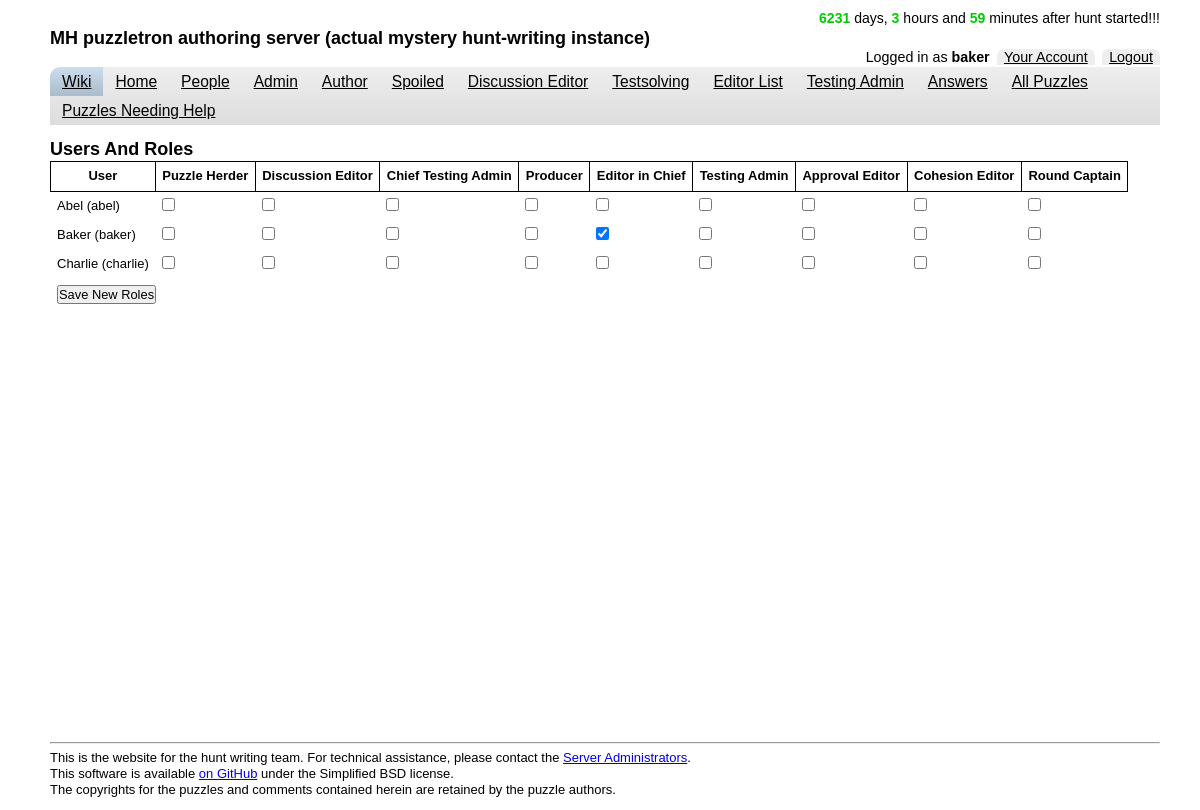
Screenshot of /user-roles.php (signed in) with the database file from the repository.
### tables this page shows
CREATE TABLE `users` (
  `uid` int(4) unsigned NOT NULL AUTO_INCREMENT,
  `username` varchar(32) NOT NULL,
  `password` blob NOT NULL DEFAULT '' COMMENT 'password_hash(''password'')',
  `email` varchar(255) NOT NULL,
  `fullname` varchar(255) NOT NULL DEFAULT '',
  `picture` varchar(255) DEFAULT NULL,
  `email_level` tinyint(1) DEFAULT '1',
  PRIMARY KEY (`uid`),
  UNIQUE KEY `username` (`username`),
  UNIQUE KEY `email` (`email`)
);

CREATE TABLE `roles` (
  `id` int(10) unsigned NOT NULL AUTO_INCREMENT,
  `name` varchar(64) NOT NULL,
  `seeAllPuzzles` tinyint(1) NOT NULL,
  `becomeEditor` tinyint(1) NOT NULL,
  `administerServer` tinyint(1) NOT NULL,
  `changeAnswers` tinyint(1) NOT NULL,
  `beTestAdmin` tinyint(1) NOT NULL,
  `beBlind` tinyint(1) NOT NULL,
  `beLurker` tinyint(1) NOT NULL,
  `changePuzzleStatus` tinyint(1) NOT NULL,
  `autoSubWhenEditing` tinyint(1) NOT NULL,
  `becomeRoundCaptain` tinyint(1) NOT NULL,
  `becomeApprover` tinyint(1) NOT NULL,
  PRIMARY KEY (`id`),
  UNIQUE KEY `name` (`name`)
);

### utils.php (called while the page is built, shortened)
<?php
require_once "db-func.php";
function getUserUsername($uid) {
    $sql = sprintf("SELECT username FROM users WHERE uid='%s'", mysql_real_escape_string($uid));
    return get_element($sql);
}
function getNonAdminRoles() {
    return get_row_dicts("SELECT roles.* FROM roles WHERE roles.administerServer = 0 OR roles.administerServer is null");
}
function getAllUsersAndNonAdminRoles() {
    $sql = sprintf("SELECT u.uid, u.username, u.fullname, r.role_id " .
        "FROM users u " .
        "LEFT JOIN " .
        "(SELECT ur.uid, ur.role_id " .
        "FROM user_role ur ".
        "LEFT JOIN roles ON ur.role_id = roles.id ".
        "WHERE roles.administerServer = 0 OR roles.administerServer is null) r " .
        "ON u.uid = r.uid " .
        "ORDER BY u.username");
    return get_row_dicts($sql);
}

### db-func.php (called while the page is built, shortened)
<?php
require_once "html.php";
function query_db($query) {
    $result = mysql_query($query);
    return $result;
}
function get_row($query) {
    $result = query_db($query);
    $r = mysql_fetch_array($result);
    return $r;
}
function get_row_dicts($query) {
    $result = query_db($query);
    $rows = array();
    while ($r = mysql_fetch_assoc($result)) {
        $rows[] = $r;
    }
    return $rows;
}
function get_element($query) {
    $r = get_row($query);
    if ($r == NULL) {
        return NULL;
    } else {
        return $r[0];
    }
}

### user-roles.php (the view, shortened to what this page needs)
<?php
require_once "html.php";
require_once "db-func.php";
require_once "utils.php";
head("users-roles");
print themeUserRoleForm();
foot();
function themeUserRoleForm() {
    $html = '<h1>Users And Roles</h1>';
    $html .= '<form method="post" action="user-roles.php">' . "\n";
    $html .= '<input type="hidden" name="changeroles" value="true"/>' . "\n";
    $html .= '<table class="user-roles">' . "\n";
    $roles = getNonAdminRoles();
    $role_lookup = array();
    $html .= "<tr>\n<th>User</th>\n";
    foreach ($roles as $r) {
        $html .= "<th>{$r['name']}</th>\n";
        $role_lookup[$r['id']] = $r['name'];
    }
    $html .= "</tr>\n";
    $users_roles = getAllUsersAndNonAdminRoles();
    $user_role_map = array();
    $user_name_map = array();
    foreach ($users_roles as $ur) {
        $user_role_map[$ur['uid']][$ur['role_id']] = true;
        $fullname = htmlspecialchars($ur['fullname']);
        $username = htmlspecialchars($ur['username']);
        $user_name_map[$ur['uid']] = "{$fullname} ({$username})";
    }
    foreach ($user_name_map as $uid => $username) {
        $html .= "<tr><td>{$username}</td>\n";
        foreach (array_keys($role_lookup) as $rid) {
            $html .= "<td>";
            $checked = isset($user_role_map[$uid][$rid]) ? 'checked' : '';
            $html .= "<input type=\"checkbox\" {$checked} name=\"user_{$uid}_{$rid}\" value=\"1\"/>";
            $html .= "</td>";
        }
        $html .= "</tr>\n";
    }
    $html .= "<tr>\n<td colspan=3><input type=\"submit\" value=\"Save New Roles\"></td>\n</tr>\n";
    $html .= "</table>\n";
    $html .= "</form>\n";
    return $html;
}

### html.php (shortened to what this page needs)
<?php
require_once "utils.php";
function echoNav($isselected, $href, $linktext, $condition) {
    if ($condition) {
        $navclass = $isselected ? "selnav" : "nav";
        echo "<li class='nav'><a class='$navclass' href='$href'>$linktext</a></li>\n";
    }
}
function fullTitle() {
    return 'MH' . HUNT_YEAR . ' puzzletron authoring server (' . (DEVMODE ? 'test/dev' : (PRACMODE ? 'practice' : 'actual mystery hunt-writing')) . ' instance)';
}
function head($selnav = "", $title = -1) {
$hunt = mktime(12, 17, 00, 1, HUNT_DOM, HUNT_YEAR);
$now = time();
$timediff = abs($hunt-$now);
$days = (int)($timediff/(60 * 60 * 24));
$hrs = (int)($timediff/(60 * 60))-(24*$days);
$mins = (int)($timediff/(60))-(24*60*$days)-(60*$hrs);
$cdmsg = "";
if ($now > $hunt) {
    $cdmsg = "after hunt started!!!";
    $cdclass = "cunum";
} else {
    $cdmsg = "left until hunt.";
    $cdclass = "cdnum";
}
?>
<!DOCTYPE html PUBLIC "-//W3C//DTD HTML 4.01 Transitional//EN" "http://www.w3.org/TR/html4/loose.dtd">
<html xmlns="http://www.w3.org/1999/xhtml">
<head>
    <link rel="stylesheet" type="text/css" href="css/reset-min.css" />
    <link rel="stylesheet" type="text/css" href="css/base-min.css" />
    <link rel="stylesheet" type="text/css" href="css/fonts-min.css" />
    <link rel="stylesheet" type="text/css" href="css/style.css" />
</head>
<body>
<div id="container">
    <div id="header">
        <div id="top">
            <div id="countdowndiv">
                <span id="countdown">
                <?php
                    if ($days !== 0) {
                        $daypl = $days === 1 ? "" : "s";
                        echo "<span class=\"$cdclass\">$days</span> day$daypl, ";
                    }
                    $hrpl =  $hrs  === 1 ? "" : "s";
                    echo "<span class=\"$cdclass\">$hrs</span> hour$hrpl and ";
                    $minpl = $mins === 1 ? "" : "s";
                    echo "<span class=\"$cdclass\">$mins</span> minute$minpl $cdmsg";
                ?>
                </span>
            </div>
            <div id="titlediv">
                <h1><?php echo fullTitle(); ?></h1>
            </div>
            <div id="logindiv">
<?php if (isset($_SESSION['uid'])) {
    echo 'Logged in as <strong>' . getUserUsername($_SESSION['uid']) . '</strong>';
    echo '<a href="account.php"' . ($selnav == "account" ? ' class="accsel"' : "") . '>Your Account</a>';
    if (!TRUST_REMOTE_USER) { echo '<a href="logout.php">Logout</a>'; }
} else { ?>
                <span class="notloggedin">Not logged in</span> <a href="login.php">Login</a>
        <?php } ?>
            </div>
        </div>
        <div id="navbar">
            <ul class="nav">
                <li class="nav"><a class="nav wikinav" target="_blank" href="<?php echo WIKI_URL; ?> ">Wiki</a></li>
<?php
echoNav($selnav == "home", "index.php", "Home", true);
if (isset($_SESSION['uid'])) {
    $suid = $_SESSION['uid'];
    echoNav1($selnav, "people",         "People",              true);
    echoNav1($selnav, "admin",          "Admin",               hasServerAdminPermission($suid));
    echoNav1($selnav, "author",         "Author",              true);
    echoNav1($selnav, "roundcaptain",   "Round Captain",       (USING_ROUND_CAPTAINS) && hasRoundCaptainPermission($suid));
    echoNav1($selnav, "spoiled",        "Spoiled",             true);
    echoNav1($selnav, "editor",         "Discussion Editor",   hasEditorPermission($suid));
    echoNav1($selnav, "approver",       "Approval Editor",     (USING_APPROVERS) && (hasApproverPermission($suid) || isEditorChief($suid)));
    echoNav1($selnav, "testsolving",    "Testsolving",         true);
    echoNav1($selnav, "ffc",            "Final Fact Check",    hasFactCheckerPermission($suid));
    echoNav1($selnav, "editorlist",     "Editor List",         isEditorChief($suid) || hasServerAdminPermission($suid));
    echoNav1($selnav, "testadmin",      "Testing Admin",       hasTestAdminPermission($suid));
    echoNav1($selnav, "testsolveteams", "TS Team Assignments", (USING_TESTSOLVE_TEAMS) && hasTestAdminPermission($suid));
    echoNav1($selnav, "answers",        "Answers",             canChangeAnswers($suid));
    echoNav1($selnav, "allpuzzles",     "All Puzzles",         canSeeAllPuzzles($suid));
    echoNav1($selnav, "editor-pick-special",     "Puzzles Needing Help",         hasEditorPermission($suid));
}
?>
            </ul>
        </div>
    </div>
    <div id="body">
<?php
}
function foot() {
?>
    </div>
    <div id="footer">
        <hr />
        <p>
        This is the website for the hunt writing team.
        For technical assistance, please contact the <a href="mailto:<?php echo HELP_EMAIL; ?>">Server Administrators</a>.<br/>
        This software is available <a href="http://github.com/mysteryhunt/puzzle-editing/">on GitHub</a> under the Simplified BSD license.<br/>
        The copyrights for the puzzles and comments contained herein are retained by the puzzle authors.</p>
    </div>
</div>
</body>
</html>
<?php
}
?>

### css/base-min.css (style rules this page uses)
h1 { font-size:138.5%; }
h1,h2,h3 { margin:1em 0; }
h1,h2,h3,h4,h5,h6,strong { font-weight:bold; }
blockquote,ul,ol,dl { margin:1em; }
ol,ul,dl { margin-left:2em; }
ul li { list-style:disc outside; }
th,td { border:1px solid #000;padding:.5em; }
th { font-weight:bold;text-align:center; }
p,fieldset,table,pre { margin-bottom:1em; }

### css/style.css (style rules this page uses)
html { margin:0; padding:0; height:100%; }
body { text-align: left; font-family: calibri, 'lucida grande', tahoma, helvetica, arial, verdana, sans-serif; color: #000000; background-color: #ffffff; margin: 0px 40px 0px 50px; padding: 0; height: 100%; }
#header { margin-top: 10px; }
h1 { margin: 0; }
#top { vertical-align: middle; }
#titlediv { text-align:left; vertical-align:top; }
#logindiv { text-align:right; vertical-align:bottom; font-size: 110%; }
#logindiv a { padding: 0 0.5em; margin-left: 0.5em; background-color: #eee; border-radius: 0.5em 0.5em 0 0; }
#logindiv a:link, #logindiv a:visited { color: black; }
#countdowndiv { text-align:right; vertical-align:top; }
#countdown { margin-top: 0; font-size: 108%; }
.cunum { color: #0c0; font-weight: bold; }
#navbar { float:left; width:100%; background-color: #eee; background: linear-gradient(to bottom, #eee, #ddd); border-radius: 0.7em 0 0 0; }
#container { min-height: 100%; position: relative; background-color: #ffffff; }
#body { padding-top: 1em; padding-bottom: 75px; }
#footer { position: absolute; bottom: 0px; width: 100%; height: 75px; }
p, h3, table { margin: 0; }
table { border-style: none; border-collapse: collapse; }
td { border-style: none; vertical-align: top; }
ul.nav { display:block; margin: 0; padding: 0; overflow: hidden; float: left; }
li.nav { float: left; display:block; list-style-type: none; text-align: left; }
a.nav { display: block; padding: 5px 12px; font-size: 1.2em; }
a.nav:link { color:#000000; }
a.wikinav { border-radius: 0.7em 0 0 0; }
a.wikinav:link, a.wikinav:visited, a.wikinav:active { background-color: #bcd; background: linear-gradient(to bottom, #cde, #abc); }

### rows the page displays
users: username "baker"
roles: name "Puzzle Herder"
roles: name "Discussion Editor"
roles: name "Chief Testing Admin"
roles: name "Producer"
roles: name "Editor in Chief"
roles: name "Testing Admin"
roles: name "Approval Editor"
roles: name "Cohesion Editor"
roles: name "Round Captain"

### other values shown
$cdmsg "after hunt started!!!"
fullTitle() "MH puzzletron authoring server (actual mystery hunt-writing instance)"
$linktext "Home People Admin Author Spoiled Discussion Editor Testsolving Editor List Testing Admin Answers All Puzzles Puzzles Needing Help"
$username "Abel (abel)"
$username "Baker (baker)"
$username "Charlie (charlie)"
